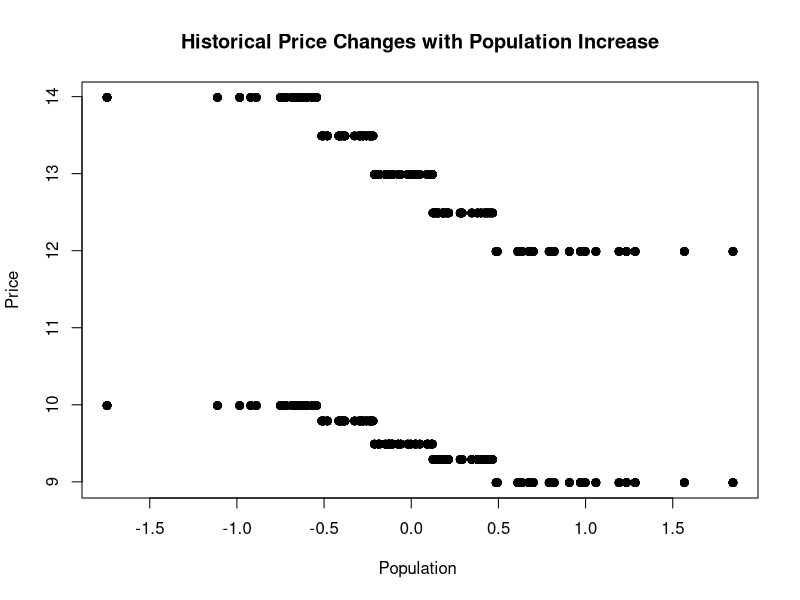
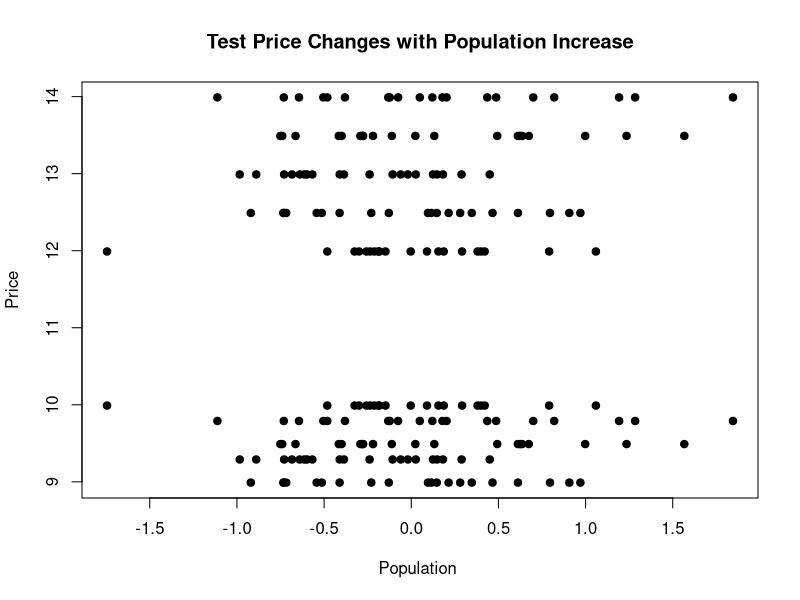
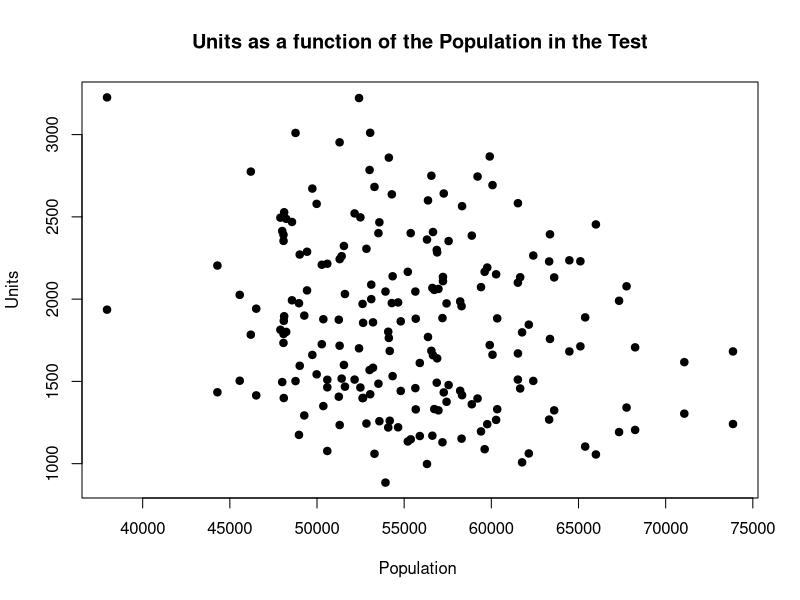
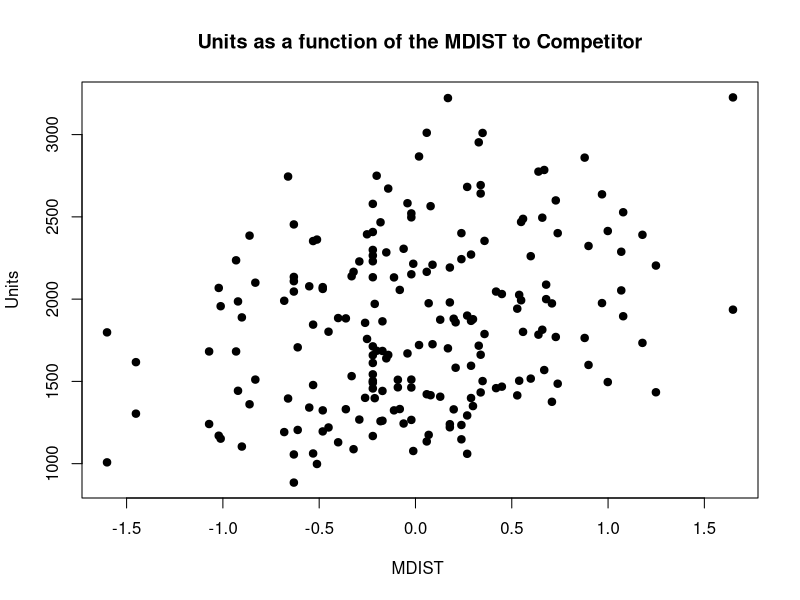
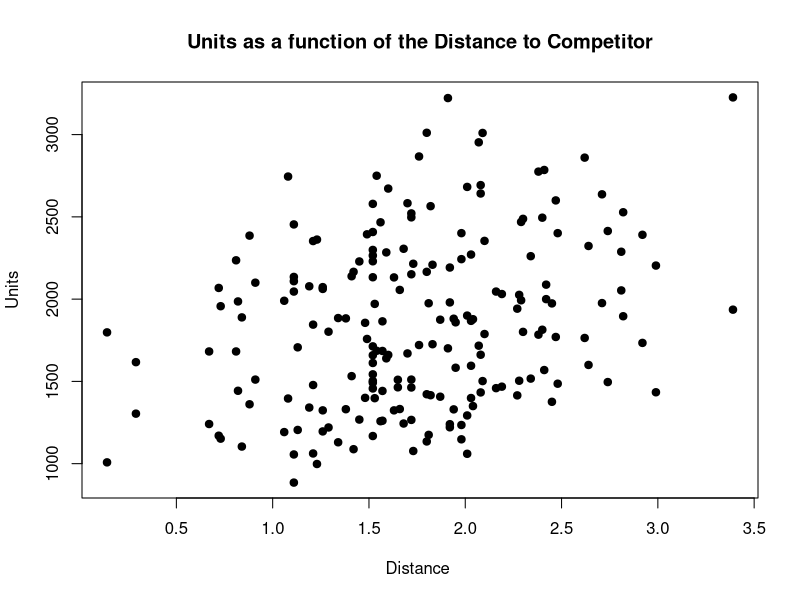

Generate these figures, in order, with R:
## ---- chunk 1
# We recommend including this entire code chunk at the top of all 
# your R Markdown files. 'include=FALSE' omits this code in the output
# but R still runs it.

# Load libraries needed for analysis
library(knitr)                 # Creating PDF output using Markdown
library(tidyverse)             # Data manipulation and graphing
library(readxl)                # To use read_excel()
library(psych)                 # To use corr.test() for correlation matrices
library(scales)                # for percentages
theme_set(theme_bw())          # Get rid of gray background in plots

# Set some defaults for the R Markdown document
opts_chunk$set(echo=TRUE,      # Print the code in all the chunks
               warning=FALSE,  # Don't print warning statements
               message=FALSE,  # Don't print other R output messages
               comment=NA)     # Helps produce prettier output
## ---- chunk 2
# Read in the data
# NOTE: This assumes the current working directory contains these files
df.hist <- read_excel("ace_historical.xlsx")
df.test <- read_excel("ace_testlearn.xlsx")

## ---- chunk 3

#plot population to historical price
plot(df.hist$mpop, df.hist$regprice, main="Historical Price Changes with Population Increase",
   xlab="Population ", ylab="Price", pch=19)

#plot population to test price
plot(df.test$mpop, df.test$regprice, main="Test Price Changes with Population Increase",
   xlab="Population ", ylab="Price", pch=19)

## ---- chunk 4
# Part 1 Data Exploration
#plot population to units
plot(df.test$population, df.test$units, main="Units as a function of the Population in the Test",
   xlab="Population ", ylab="Units", pch=19)

## ---- chunk 5
df.hist <- df.hist %>% 
  mutate(lnpHist = log(regprice),
         lnqHist = log(units))
head(df.hist)
reg1 <- lm(lnqHist ~ lnpHist, data=df.hist)
summary(reg1)
## ---- chunk 6
df.test <- df.test %>% 
  mutate(lnpTest = log(regprice),
         lnqTest = log(units))
head(df.test)
reg2 <- lm(lnqTest ~ lnpTest, data=df.test)
summary(reg2)
## ---- chunk 7
#mean population calculation
mean_pop <- mean(df.test$population)
print(mean_pop)
## ---- chunk 8
#create two data tables for below and above mean 
df.test.low <- df.test %>% filter(population < mean_pop)
df.test.high <- df.test %>% filter(population > mean_pop)
## ---- chunk 9
#above mean
df.test.high <- df.test.high %>% 
  mutate(lnpTestAbove = log(regprice),
         lnqTestAbove = log(units))
head(df.test.high)
reg4 <- lm(lnqTestAbove ~ lnpTestAbove, data=df.test.high)
summary(reg4)
## ---- chunk 10
#below mean
df.test.low <- df.test.low %>% 
  mutate(lnpTestBelow = log(regprice),
         lnqTestBelow = log(units))
head(df.test.low)
reg3 <- lm(lnqTestBelow ~ lnpTestBelow, data=df.test.low)
summary(reg3)
## ---- chunk 11
plot(df.test$mdist, df.test$units, main="Units as a function of the MDIST to Competitor",
   xlab="MDIST ", ylab="Units", pch=19)

## ---- chunk 12
plot(df.test$distance, df.test$units, main="Units as a function of the Distance to Competitor",
   xlab="Distance ", ylab="Units", pch=19)

